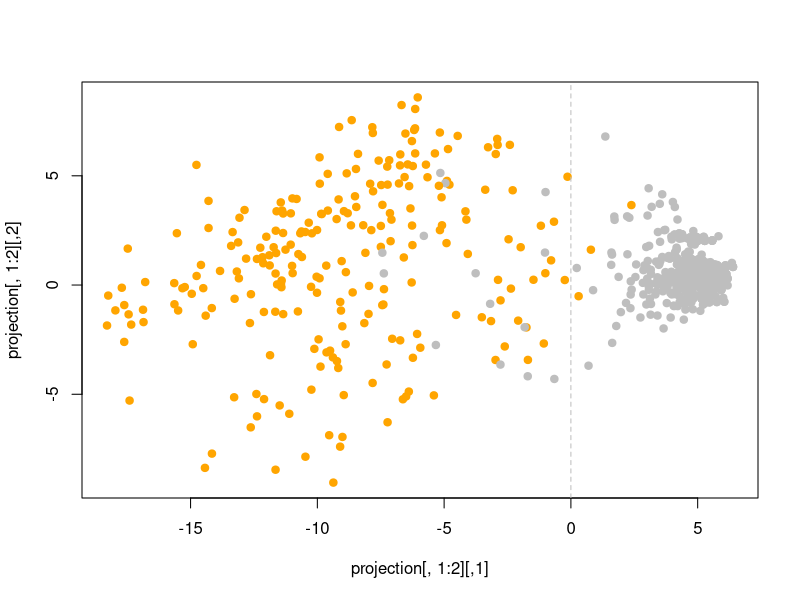

This figure's R source:
## ---- chunk 1
  library(magrittr)
## ---- chunk 2
library('mlbench')
  data(BreastCancer)

# eliminer les lignes avec des données manquantes
  boo.na <- ! apply(BreastCancer, 1, anyNA)

# créer une matrice de données et récupérer le diagnostic
  x <- data.matrix(BreastCancer[boo.na,-c(1,11)])
  diagnosis <- BreastCancer[boo.na,11]

# entete de la matrice de données 
  head(x)
## ---- chunk 3
Sigma <- cov(x)
## ---- chunk 4
  lambda <- eigen(Sigma)$values
  lambda %>% round(2)
  cumsum(lambda) %>% round(2) # somme cumulée des valeurs propres
## ---- chunk 5
  # comment 1: 
  U <- eigen(Sigma)$vectors

  # calcule les valeurs moyennes des 9 variables
  m <- apply(x, 2, mean)

  # comment 3:
  projection <- (x - m) %*% U

  # comment 3:
  col <- c("grey","orange")
  plot(projection[,1:2], pch = 19, col = col[1 + (diagnosis == "malignant")])
  abline(v=0, col = "grey", lty = 2)

  mean((projection[,1] < 0) == (diagnosis == "malignant"))
## ---- chunk 6
  x.681 <- x[681,]
  x.681
  
  u.diagnosis <-  c("benign", "malignant")

  # projection puis prediction 
  pred <- u.diagnosis[ 1 + ((x.681 - m) %*% U[,1] < 0) ]

  # la prédiction est 
  pred
  
  # la diagnostic réel est
  diagnosis[681]
